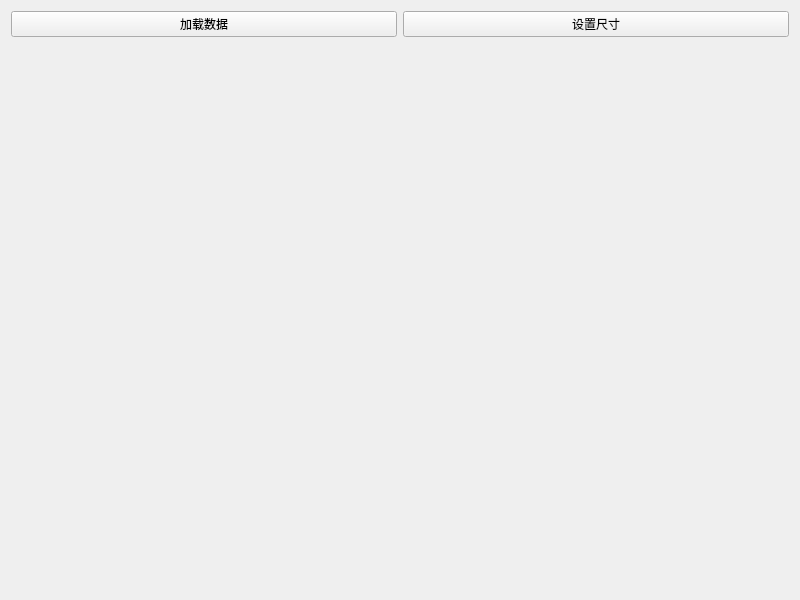
<?xml version="1.0" encoding="UTF-8"?>
<ui version="4.0">
 <class>Widget</class>
 <widget class="QWidget" name="Widget">
  <property name="geometry">
   <rect>
    <x>0</x>
    <y>0</y>
    <width>800</width>
    <height>600</height>
   </rect>
  </property>
  <property name="windowTitle">
   <string>Widget</string>
  </property>
  <layout class="QGridLayout" name="gridLayout">
   <item row="0" column="0">
    <widget class="QPushButton" name="pushButton">
     <property name="text">
      <string>加载数据</string>
     </property>
    </widget>
   </item>
   <item row="0" column="1">
    <widget class="QPushButton" name="pushButton_2">
     <property name="text">
      <string>设置尺寸</string>
     </property>
    </widget>
   </item>
   <item row="1" column="0" colspan="2">
    <widget class="WebWidget" name="widget" native="true"/>
   </item>
  </layout>
 </widget>
 <customwidgets>
  <customwidget>
   <class>WebWidget</class>
   <extends>QWidget</extends>
   <header>webwidget.h</header>
   <container>1</container>
  </customwidget>
 </customwidgets>
 <resources/>
 <connections/>
</ui>
